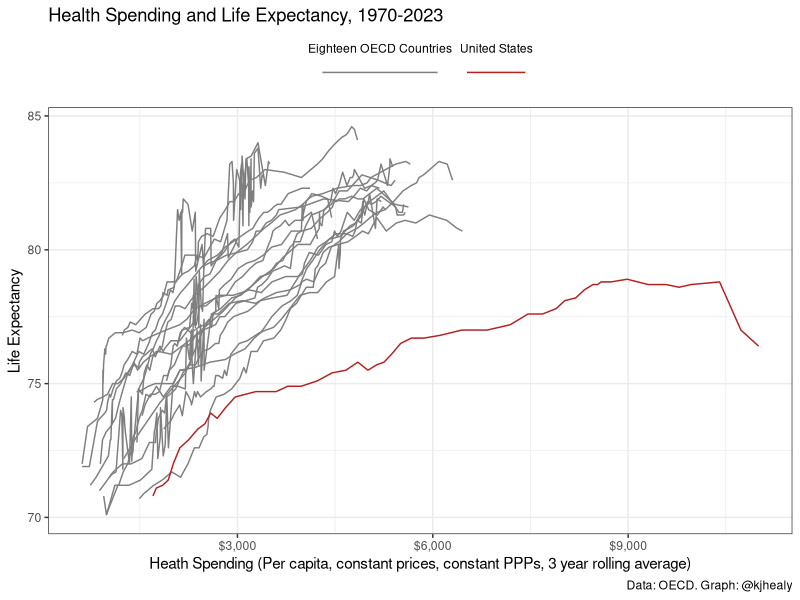

Recreate this plot in R.
## ---- chunk 1
#| warning: false
#| message: false

library(tidyverse)
## ---- chunk 2
library(here)

my_colors <-  c("grey50", "firebrick")


## The data are generated by R/make_oecd_df.R
df <- read_csv(here("data", "oecd_health_lifexp.csv"))
## ---- chunk 3
compare <- c("AUT", "AUS", "BEL", "CAN", "DEU", "DNK", "ESP", "FIN", "FRA",
             "GBR", "GRC", "IRL", "ITA", "JPN", "NLD", "NOR", "NZL",
             "SWE", "USA")

## ---- chunk 4
df_plot <- df |>
  filter(iso3 %in% compare, year > 1969) |> 
  drop_na() |>
  arrange(country, year) |>
  group_by(country) |> 
  mutate(
    us_flag = ifelse(iso3 == "USA", "United States", "Eighteen OECD Countries"), 
    avg_spend = slider::slide_dbl(health_ppp, mean, 
                                  .before = 1, .after = 1)) 

df_plot  
## ---- chunk 5
#| label: fig-health
#| fig-cap: "The figure we were trying to draw"
#| fig-width: 8
#| fig-height: 8
 
df_plot |>   
  ggplot(aes(x = avg_spend, y = life_exp, group = country, color = us_flag)) +
  geom_line() +
  scale_color_manual(values = my_colors) +
  scale_x_continuous(labels = scales::label_dollar()) +
  labs(color = NULL,
       title = "Health Spending and Life Expectancy, 1970-2023",
       x = "Heath Spending (Per capita, constant prices, constant PPPs, 3 year rolling average)",
       y = "Life Expectancy",
       caption = "Data: OECD. Graph: @kjhealy") + 
  theme_bw() + 
  guides(color = guide_legend(nrow = 1)) + 
  theme(legend.position = "top", 
        legend.text.position = "top")

## ---- chunk 6
#| label: tbl-countrymeans
#| tbl-cap: "Average Life Expectancy at Birth, 1970-2023"

df_plot |> 
  summarize(`Mean` = round(mean(life_exp),1)) |> 
  rename(Country = country) |> 
  kableExtra::kable()
## ---- chunk 7
#| label: tbl-ppp-yrmeans
#| tbl-cap: "Range of Spending across countries in Constant PPP per capita, selected years 1970-2023, rounded to the nearest dollar."

df_plot |> 
  group_by(year) |> 
  summarize(across(health_ppp,           
                   list(
                     Min = \(x) min(x),
                     Mean = \(x) mean(x),
                     Median = \(x) median(x),
                     Max = \(x) max(x)
                     ), 
                   .names = "{fn}"
                   )
           ) |> 
  mutate(across(starts_with("M"), 
                \(x) scales::label_currency(accuracy = 1,
                                            prefix = "")(x))) |> 
  filter(year %in% c(seq(1970, 2023, 5), 2023)) |> 
  rename(Year = year) |> 
  kableExtra::kable()
